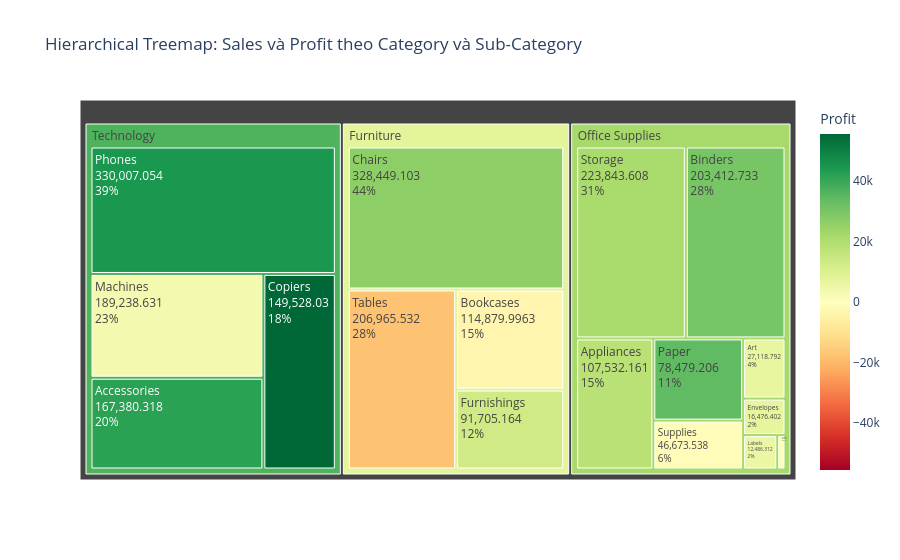

Notebook source saved alongside this figure:
### Code cell
fig_treemap = px.treemap(
    treemap_data,
    path=['Category', 'Sub-Category'],
    values='Sales',
    color='Profit',
    color_continuous_scale='RdYlGn',
    color_continuous_midpoint=0,
    title='Hierarchical Treemap: Sales và Profit theo Category và Sub-Category'
)

fig_treemap.update_traces(textinfo='label+value+percent parent')

fig_treemap.show()

### Figure 1 — Plotly figure (JSON) as saved in the notebook; plotly's stock layout.template omitted (floating-point values rounded to 4 significant figures)
{"data": [{"branchvalues": "total", "customdata": [[-3473.0], [26590.0], [13060.0], [-17730.0], [18140.0], [6528.0], [30220.0], [6964.0], [949.5], [5546.0], [34050.0], [21280.0], [-1189.0], [41940.0], [55620.0], [3385.0], [44520.0], [7902.0], [22030.0], [36680.0]], "domain": {"x": [0, 1], "y": [0, 1]}, "hovertemplate": "labels=%{label}<br>Sales=%{value}<br>parent=%{parent}<br>id=%{id}<br>Profit=%{color}<extra></extra>", "ids": ["Furniture/Bookcases", "Furniture/Chairs", "Furniture/Furnishings", "Furniture/Tables", "Office Supplies/Appliances", "Office Supplies/Art", "Office Supplies/Binders", "Office Supplies/Envelopes", "Office Supplies/Fasteners", "Office Supplies/Labels", "Office Supplies/Paper", "Office Supplies/Storage", "Office Supplies/Supplies", "Technology/Accessories", "Technology/Copiers", "Technology/Machines", "Technology/Phones", "Furniture", "Office Supplies", "Technology"], "labels": ["Bookcases", "Chairs", "Furnishings", "Tables", "Appliances", "Art", "Binders", "Envelopes", "Fasteners", "Labels", "Paper", "Storage", "Supplies", "Accessories", "Copiers", "Machines", "Phones", "Furniture", "Office Supplies", "Technology"], "marker": {"coloraxis": "coloraxis", "colors": [-3473.0, 26590.0, 13060.0, -17730.0, 18140.0, 6528.0, 30220.0, 6964.0, 949.5, 5546.0, 34050.0, 21280.0, -1189.0, 41940.0, 55620.0, 3385.0, 44520.0, 7902.0, 22030.0, 36680.0]}, "name": "", "parents": ["Furniture", "Furniture", "Furniture", "Furniture", "Office Supplies", "Office Supplies", "Office Supplies", "Office Supplies", "Office Supplies", "Office Supplies", "Office Supplies", "Office Supplies", "Office Supplies", "Technology", "Technology", "Technology", "Technology", "", "", ""], "textinfo": "label+value+percent parent", "type": "treemap", "values": [114900.0, 328400.0, 91710.0, 207000.0, 107500.0, 27120.0, 203400.0, 16480.0, 3024.0, 12490.0, 78480.0, 223800.0, 46670.0, 167400.0, 149500.0, 189200.0, 330000.0, 742000.0, 719000.0, 836200.0]}], "layout": {"coloraxis": {"autocolorscale": false, "cmid": 0, "colorbar": {"title": {"text": "Profit"}}, "colorscale": [[0, "rgb(165,0,38)"], [0.1, "rgb(215,48,39)"], [0.2, "rgb(244,109,67)"], [0.3, "rgb(253,174,97)"], [0.4, "rgb(254,224,139)"], [0.5, "rgb(255,255,191)"], [0.6, "rgb(217,239,139)"], [0.7, "rgb(166,217,106)"], [0.8, "rgb(102,189,99)"], [0.9, "rgb(26,152,80)"], [1, "rgb(0,104,55)"]]}, "legend": {"tracegroupgap": 0}, "title": {"text": "Hierarchical Treemap: Sales và Profit theo Category và Sub-Category"}}}
